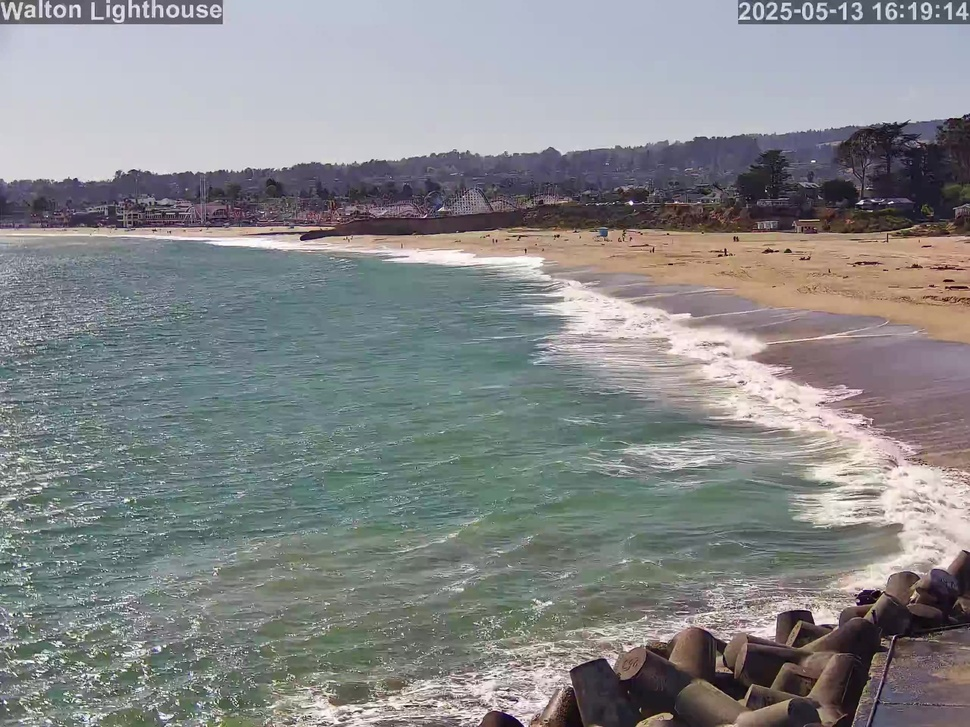
#> input picture camera/walton_lighthouse-2025-05-13-231928Z.jpg, 970 x 727 px, shrunk from 2560 x 1920 before the run
$ python undistort.py
#> lines starting #> are read from the running program, lines starting #| are printed output that depends on the picture; after the words box and inside, x2 and y2 are one past the last pixel; in counts of white or black regions, pixels touching at a corner belong together
import cv2
import numpy as np

# Load the image
image_path = "walton_lighthouse-2025-05-13-231928Z.jpg"
image = cv2.imread(image_path)
#> image is the input picture: shape (727, 970, 3); mean B, G, R 137.7, 136.2, 134.8
if image is None:
    raise FileNotFoundError("Image not found at the specified path.")

# Image dimensions
height, width = image.shape[:2]
#> height = 727; width = 970

# Control points (pixel coordinates)
img_pts = np.float32([
    [791.375972, 628.378074],
    [1374.643124, 597.803646],
    [2368.665471, 1684.363178],
    [2097.046470, 581.855386],
    [2414.474452, 534.290337],
    [1249.132130, 494.491128]
])

# Map coordinates (real-world coordinates)
map_pts = np.float32([
    [-13582315.801382, 4433960.272701],
    [-13582301.339824, 4434056.329426],
    [-13581280.330045, 4433666.907128],
    [-13581996.969177, 4434090.939516],
    [-13581975.880623, 4434140.969220],
    [-13582633.161714, 4434194.951628]
])

# Residuals from ArcGIS
residuals = [
    [150.834034, 56.905607],
    [-3.808030, 8.640396],
    [-23.142663, -9.338814],
    [76.640841, 23.811841],
    [26.127321, 13.068383],
    [-226.651503, -93.087412]
]

# Scale down residuals to avoid over-correction
scale_factor = 0.3
corrected_img_pts = img_pts.copy()
for i in range(len(img_pts)):
    corrected_img_pts[i][0] += residuals[i][0] * scale_factor
    corrected_img_pts[i][1] += residuals[i][1] * scale_factor

# Compute affine transformation
print("Computing affine transformation...")
M = cv2.getAffineTransform(corrected_img_pts[:3], img_pts[:3])

# Warp the image
warped = cv2.warpAffine(image, M, (width, height), flags=cv2.INTER_LINEAR, borderMode=cv2.BORDER_REFLECT_101)
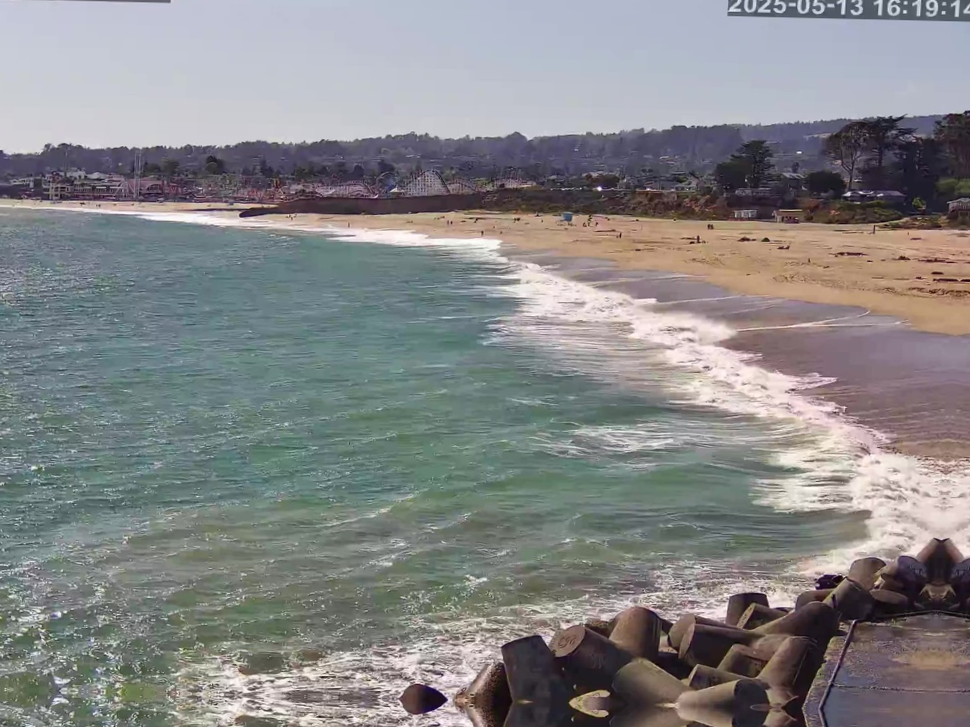
#> warped: shape (727, 970, 3); mean B, G, R 134.9, 134, 133.8

# Save the result
output_path = "distortion_corrected.jpg"
success = cv2.imwrite(output_path, warped)
if success:
    print(f"Corrected image saved to {output_path}")
else:
    print("Failed to save the corrected image.")

# Debug visualization
for i, pt in enumerate(corrected_img_pts):
    cv2.circle(image, (int(pt[0]), int(pt[1])), 5, (0, 255, 0), -1)
    cv2.putText(image, f"Point {i}", (int(pt[0]), int(pt[1]) - 10), cv2.FONT_HERSHEY_SIMPLEX, 0.5, (0, 255, 0), 1)
#> image: shape (727, 970, 3); 0.03% of pixels changed, all inside (x1, y1, x2, y2) = (831, 624, 893, 651)
cv2.imwrite("debug_corrected_points.jpg", image)

$ run again, with camera/walton_lighthouse-2025-07-30-004132Z.jpg copied over camera/walton_lighthouse-2025-05-13-231928Z.jpg
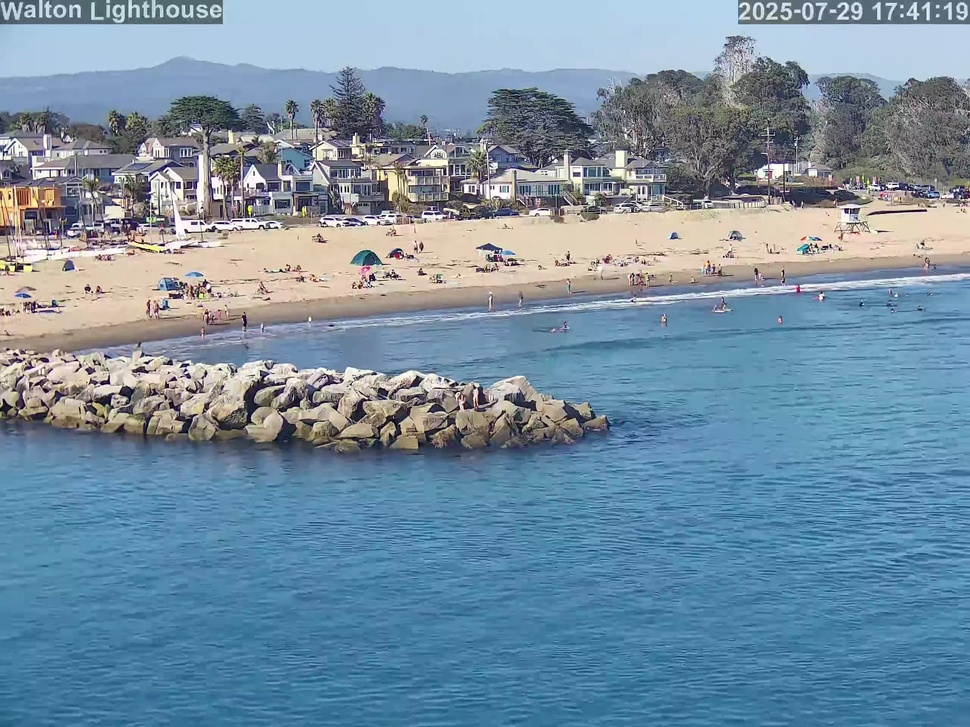
#> input picture camera/walton_lighthouse-2025-07-30-004132Z.jpg, 970 x 727 px, shrunk from 2560 x 1920 before the run
#> image is the input picture: shape (727, 970, 3); mean B, G, R 162.2, 143.1, 117.2
#> `warped = cv2.warpAffine(image, M, (width, height), flags=cv2.INTER_LIN..`:
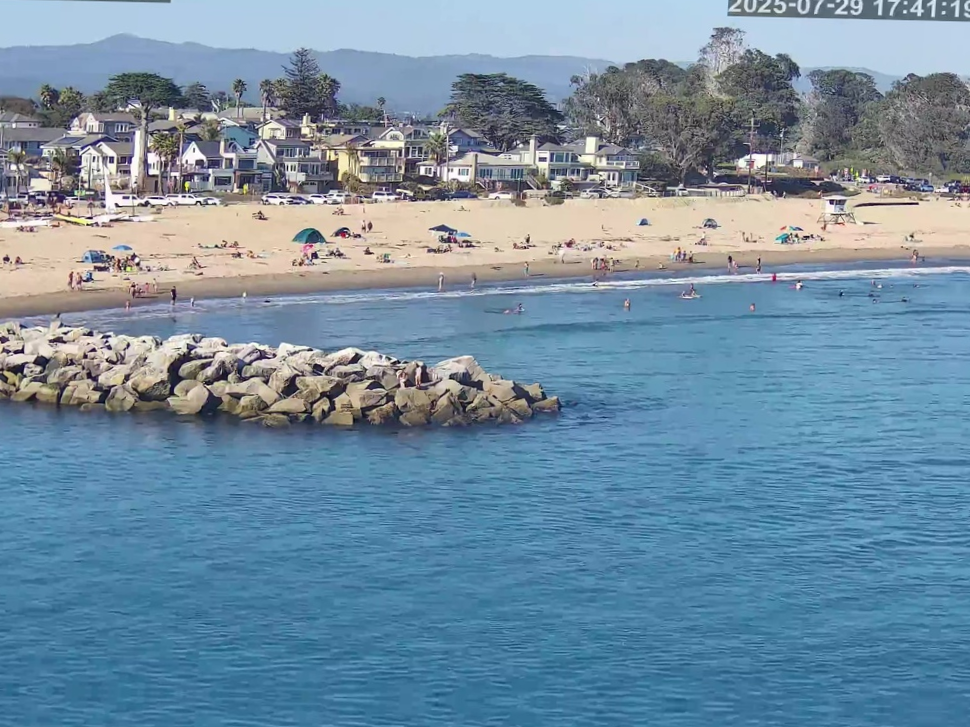
#> warped: shape (727, 970, 3); mean B, G, R 161.7, 141.5, 113.8

$ run again, with camera/walton_lighthouse-2025-07-30-005826Z.jpg copied over camera/walton_lighthouse-2025-05-13-231928Z.jpg
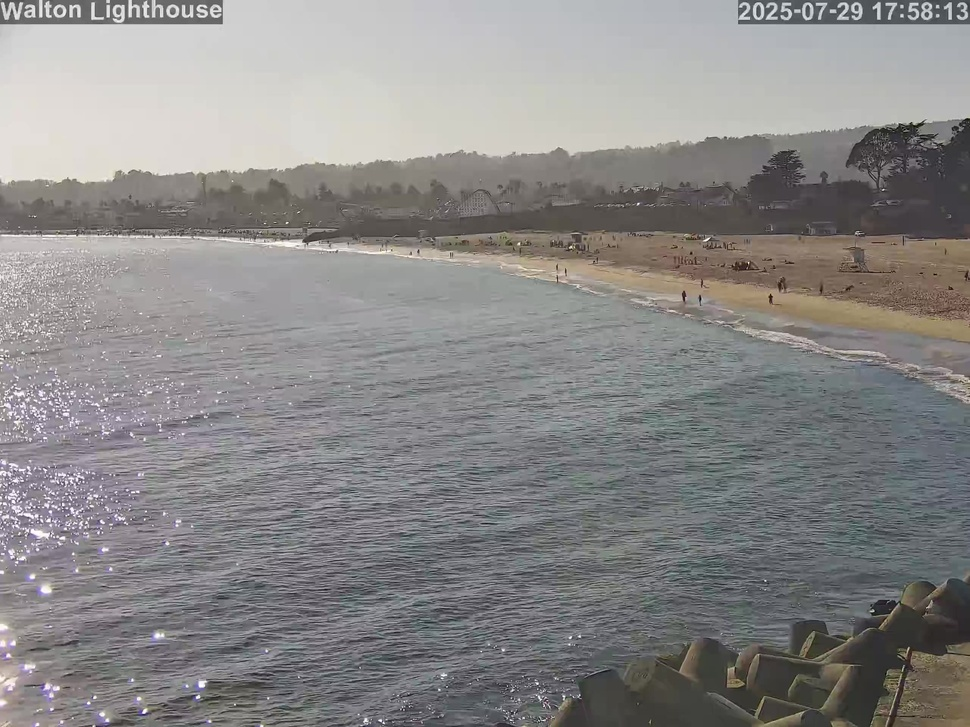
#> input picture camera/walton_lighthouse-2025-07-30-005826Z.jpg, 970 x 727 px, shrunk from 2560 x 1920 before the run
#> image is the input picture: shape (727, 970, 3); mean B, G, R 136, 136.3, 137.8
#> `warped = cv2.warpAffine(image, M, (width, height), flags=cv2.INTER_LIN..`:
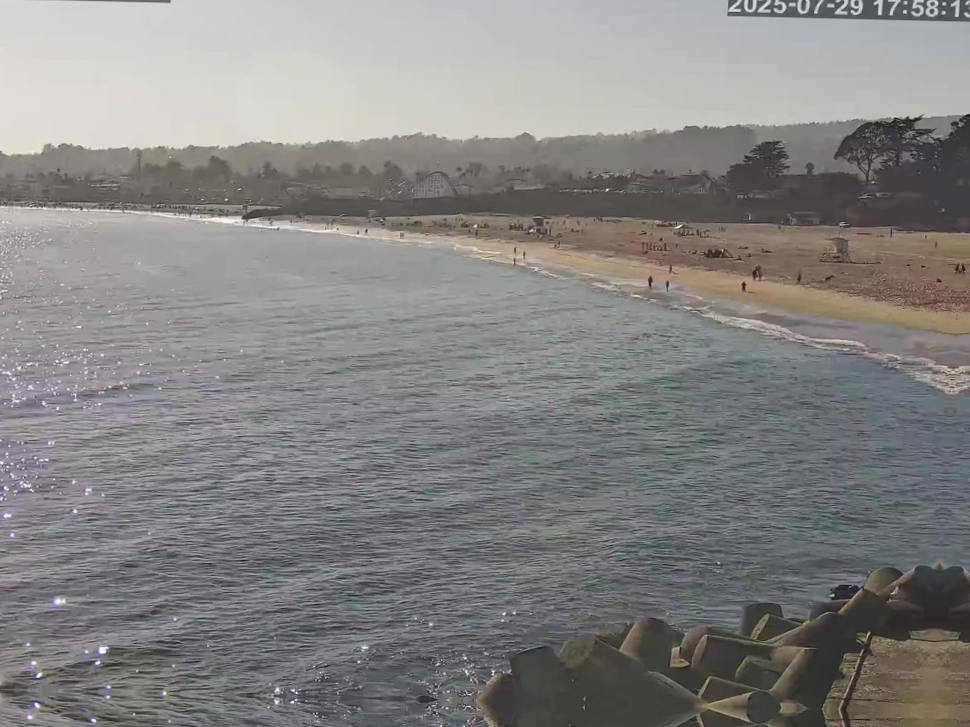
#> warped: shape (727, 970, 3); mean B, G, R 130.6, 131.4, 132.6
